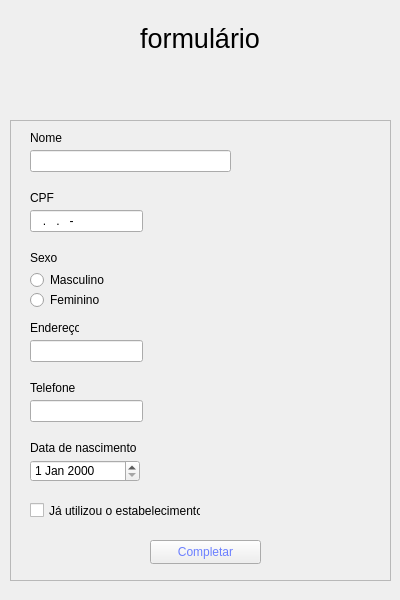
<?xml version="1.0" encoding="UTF-8"?>
<ui version="4.0">
 <class>furmulario</class>
 <widget class="QMainWindow" name="furmulario">
  <property name="geometry">
   <rect>
    <x>0</x>
    <y>0</y>
    <width>400</width>
    <height>600</height>
   </rect>
  </property>
  <property name="sizePolicy">
   <sizepolicy hsizetype="Fixed" vsizetype="Fixed">
    <horstretch>0</horstretch>
    <verstretch>0</verstretch>
   </sizepolicy>
  </property>
  <property name="minimumSize">
   <size>
    <width>400</width>
    <height>600</height>
   </size>
  </property>
  <property name="maximumSize">
   <size>
    <width>400</width>
    <height>600</height>
   </size>
  </property>
  <property name="windowTitle">
   <string>formulario</string>
  </property>
  <property name="autoFillBackground">
   <bool>false</bool>
  </property>
  <widget class="QWidget" name="centralwidget">
   <widget class="QLabel" name="txt_formulario">
    <property name="geometry">
     <rect>
      <x>140</x>
      <y>20</y>
      <width>124</width>
      <height>36</height>
     </rect>
    </property>
    <property name="font">
     <font>
      <pointsize>20</pointsize>
     </font>
    </property>
    <property name="styleSheet">
     <string notr="true">color: rgb(0, 0, 0);</string>
    </property>
    <property name="text">
     <string>formulário</string>
    </property>
   </widget>
   <widget class="QFrame" name="F_quest">
    <property name="geometry">
     <rect>
      <x>10</x>
      <y>120</y>
      <width>381</width>
      <height>461</height>
     </rect>
    </property>
    <property name="styleSheet">
     <string notr="true"/>
    </property>
    <property name="frameShape">
     <enum>QFrame::Shape::StyledPanel</enum>
    </property>
    <property name="frameShadow">
     <enum>QFrame::Shadow::Raised</enum>
    </property>
    <widget class="QLabel" name="txt_nome">
     <property name="geometry">
      <rect>
       <x>20</x>
       <y>10</y>
       <width>49</width>
       <height>16</height>
      </rect>
     </property>
     <property name="text">
      <string>Nome</string>
     </property>
    </widget>
    <widget class="QLineEdit" name="LE_nome">
     <property name="geometry">
      <rect>
       <x>20</x>
       <y>30</y>
       <width>201</width>
       <height>22</height>
      </rect>
     </property>
    </widget>
    <widget class="QLabel" name="txt_cpf">
     <property name="geometry">
      <rect>
       <x>20</x>
       <y>70</y>
       <width>49</width>
       <height>16</height>
      </rect>
     </property>
     <property name="text">
      <string>CPF</string>
     </property>
    </widget>
    <widget class="QLineEdit" name="LE_cpf">
     <property name="geometry">
      <rect>
       <x>20</x>
       <y>90</y>
       <width>113</width>
       <height>22</height>
      </rect>
     </property>
     <property name="inputMask">
      <string>000.000.000-00</string>
     </property>
    </widget>
    <widget class="QLabel" name="txt_sexo">
     <property name="geometry">
      <rect>
       <x>20</x>
       <y>130</y>
       <width>49</width>
       <height>16</height>
      </rect>
     </property>
     <property name="text">
      <string>Sexo</string>
     </property>
    </widget>
    <widget class="QRadioButton" name="radioButton">
     <property name="geometry">
      <rect>
       <x>20</x>
       <y>150</y>
       <width>89</width>
       <height>20</height>
      </rect>
     </property>
     <property name="text">
      <string>Masculino</string>
     </property>
    </widget>
    <widget class="QRadioButton" name="radioButton_2">
     <property name="geometry">
      <rect>
       <x>20</x>
       <y>170</y>
       <width>89</width>
       <height>20</height>
      </rect>
     </property>
     <property name="text">
      <string>Feminino</string>
     </property>
    </widget>
    <widget class="QLineEdit" name="LE_endereco">
     <property name="geometry">
      <rect>
       <x>20</x>
       <y>220</y>
       <width>113</width>
       <height>22</height>
      </rect>
     </property>
    </widget>
    <widget class="QLabel" name="txt_endereco">
     <property name="geometry">
      <rect>
       <x>20</x>
       <y>200</y>
       <width>49</width>
       <height>16</height>
      </rect>
     </property>
     <property name="text">
      <string>Endereço</string>
     </property>
    </widget>
    <widget class="QLabel" name="txt_telefone">
     <property name="geometry">
      <rect>
       <x>20</x>
       <y>260</y>
       <width>49</width>
       <height>16</height>
      </rect>
     </property>
     <property name="text">
      <string>Telefone</string>
     </property>
    </widget>
    <widget class="QLineEdit" name="LE_telefone">
     <property name="geometry">
      <rect>
       <x>20</x>
       <y>280</y>
       <width>113</width>
       <height>22</height>
      </rect>
     </property>
    </widget>
    <widget class="QLabel" name="txt_nascimento">
     <property name="geometry">
      <rect>
       <x>20</x>
       <y>320</y>
       <width>111</width>
       <height>16</height>
      </rect>
     </property>
     <property name="text">
      <string>Data de nascimento</string>
     </property>
    </widget>
    <widget class="QDateEdit" name="DE_nascimento">
     <property name="geometry">
      <rect>
       <x>20</x>
       <y>340</y>
       <width>110</width>
       <height>22</height>
      </rect>
     </property>
    </widget>
    <widget class="QCheckBox" name="CB_trabalha">
     <property name="geometry">
      <rect>
       <x>20</x>
       <y>380</y>
       <width>171</width>
       <height>21</height>
      </rect>
     </property>
     <property name="text">
      <string>Já utilizou o estabelecimento</string>
     </property>
     <property name="checked">
      <bool>false</bool>
     </property>
    </widget>
    <widget class="QPushButton" name="btn_completar">
     <property name="geometry">
      <rect>
       <x>140</x>
       <y>420</y>
       <width>111</width>
       <height>24</height>
      </rect>
     </property>
     <property name="styleSheet">
      <string notr="true">color: rgb(107, 127, 255);
border-color: rgb(107, 127, 255);</string>
     </property>
     <property name="text">
      <string>Completar</string>
     </property>
     <property name="autoDefault">
      <bool>false</bool>
     </property>
     <property name="default">
      <bool>false</bool>
     </property>
     <property name="flat">
      <bool>false</bool>
     </property>
    </widget>
   </widget>
  </widget>
 </widget>
 <resources/>
 <connections/>
</ui>
